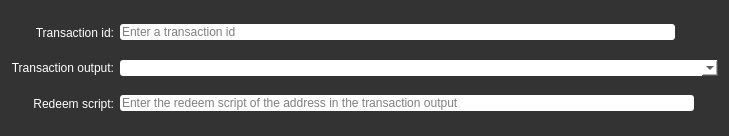
<?xml version="1.0" encoding="UTF-8"?>
<ui version="4.0">
 <class>MultisigInputEntry</class>
 <widget class="QFrame" name="MultisigInputEntry">
  <property name="geometry">
   <rect>
    <x>0</x>
    <y>0</y>
    <width>729</width>
    <height>136</height>
   </rect>
  </property>
  <property name="windowTitle">
   <string>Form</string>
  </property>
  <property name="styleSheet">
   <string notr="true">background-color:rgb(51, 51, 51);
color: rgb(255, 255, 255);
border-radius:3px;</string>
  </property>
  <property name="frameShape">
   <enum>QFrame::StyledPanel</enum>
  </property>
  <property name="frameShadow">
   <enum>QFrame::Sunken</enum>
  </property>
  <layout class="QGridLayout" name="gridLayout">
   <item row="0" column="1">
    <layout class="QHBoxLayout" name="transactionIdLayout">
     <property name="spacing">
      <number>0</number>
     </property>
     <item>
      <widget class="QValidatedLineEdit" name="transactionId">
       <property name="toolTip">
        <string/>
       </property>
       <property name="styleSheet">
        <string notr="true">background-color: rgb(255, 255, 255);
color: rgb(0, 0, 0);</string>
       </property>
       <property name="placeholderText">
        <string>Enter a transaction id</string>
       </property>
      </widget>
     </item>
     <item>
      <widget class="QToolButton" name="pasteTransactionIdButton">
       <property name="toolTip">
        <string/>
       </property>
       <property name="styleSheet">
        <string notr="true">padding-left:5px;</string>
       </property>
       <property name="text">
        <string/>
       </property>
       <property name="icon">
        <iconset resource="../bitcoin.qrc">
         <normaloff>:/icons/editpaste</normaloff>:/icons/editpaste</iconset>
       </property>
       <property name="shortcut">
        <string>Alt+P</string>
       </property>
      </widget>
     </item>
     <item>
      <widget class="QToolButton" name="deleteButton">
       <property name="toolTip">
        <string/>
       </property>
       <property name="text">
        <string/>
       </property>
       <property name="icon">
        <iconset resource="../bitcoin.qrc">
         <normaloff>:/icons/remove</normaloff>:/icons/remove</iconset>
       </property>
      </widget>
     </item>
    </layout>
   </item>
   <item row="0" column="0">
    <widget class="QLabel" name="transactionIdLabel">
     <property name="text">
      <string>Transaction id:</string>
     </property>
     <property name="alignment">
      <set>Qt::AlignRight|Qt::AlignTrailing|Qt::AlignVCenter</set>
     </property>
     <property name="buddy">
      <cstring>transactionId</cstring>
     </property>
    </widget>
   </item>
   <item row="2" column="0">
    <widget class="QLabel" name="transactionOutputLabel">
     <property name="text">
      <string>Transaction output:</string>
     </property>
     <property name="alignment">
      <set>Qt::AlignRight|Qt::AlignTrailing|Qt::AlignVCenter</set>
     </property>
    </widget>
   </item>
   <item row="3" column="0">
    <widget class="QLabel" name="redeemScriptLabel">
     <property name="text">
      <string>Redeem script:</string>
     </property>
     <property name="alignment">
      <set>Qt::AlignRight|Qt::AlignTrailing|Qt::AlignVCenter</set>
     </property>
     <property name="buddy">
      <cstring>redeemScript</cstring>
     </property>
    </widget>
   </item>
   <item row="3" column="1">
    <layout class="QHBoxLayout" name="redeemScriptLayout">
     <property name="spacing">
      <number>0</number>
     </property>
     <item>
      <widget class="QValidatedLineEdit" name="redeemScript">
       <property name="enabled">
        <bool>true</bool>
       </property>
       <property name="toolTip">
        <string/>
       </property>
       <property name="styleSheet">
        <string notr="true">background-color: rgb(255, 255, 255);
color: rgb(0, 0, 0);</string>
       </property>
       <property name="placeholderText">
        <string>Enter the redeem script of the address in the transaction output</string>
       </property>
      </widget>
     </item>
     <item>
      <widget class="QToolButton" name="pasteRedeemScriptButton">
       <property name="toolTip">
        <string/>
       </property>
       <property name="styleSheet">
        <string notr="true">padding-left:5px;</string>
       </property>
       <property name="text">
        <string/>
       </property>
       <property name="icon">
        <iconset resource="../bitcoin.qrc">
         <normaloff>:/icons/editpaste</normaloff>:/icons/editpaste</iconset>
       </property>
       <property name="shortcut">
        <string>Alt+A</string>
       </property>
      </widget>
     </item>
    </layout>
   </item>
   <item row="2" column="1">
    <widget class="QComboBox" name="transactionOutput">
     <property name="styleSheet">
      <string notr="true">background-color: rgb(255, 255, 255);
color: rgb(0, 0, 0);</string>
     </property>
    </widget>
   </item>
  </layout>
 </widget>
 <customwidgets>
  <customwidget>
   <class>QValidatedLineEdit</class>
   <extends>QLineEdit</extends>
   <header>qvalidatedlineedit.h</header>
  </customwidget>
 </customwidgets>
 <resources>
  <include location="../bitcoin.qrc"/>
 </resources>
 <connections/>
</ui>
